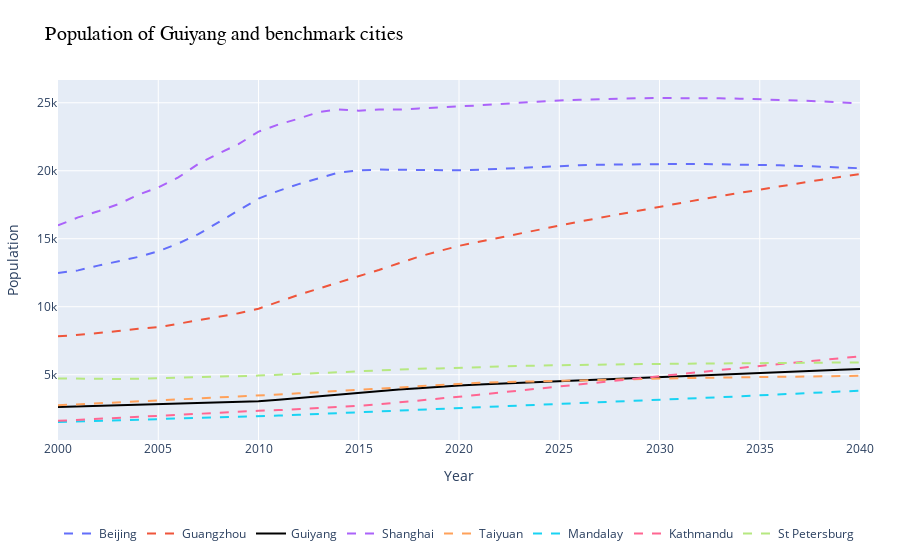

Source (notebook cell):
### Code cell
try:
    oxford_full = pd.read_csv(global_inputs['oxford_global_source'])
    if city in oxford_full['Location'].values:
        oxford_pop_growth_plot()
    else:
        print("City is not in oxford economics")
except Exception as e:
    print(f"An error occurred: {e}")
